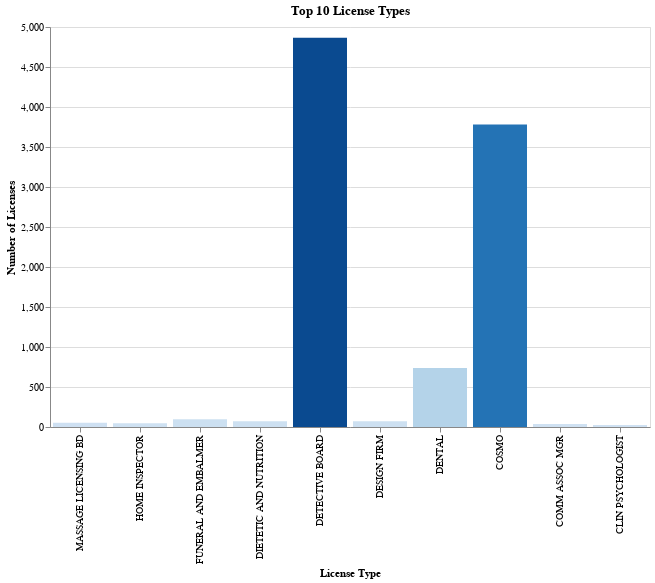

Notebook code cell kept with this figure:
### Code cell
print("\nVisualization 1: Top 10 License Types")
print("This bar chart shows the top 10 license types by their count.")


top_license_types = (df["License Type"].value_counts().head(10).reset_index().rename(columns={"index": "License Type", "Description": "License Type"}))

print("\nTop 10 License Types Data:")
print(top_license_types)

bar_chart = (
    alt.Chart(top_license_types)
    .mark_bar()
    .encode(
        y=alt.Y("count:Q", title="Number of Licenses"),
        x=alt.X("License Type:N", sort="-x", title="License Type"),
        color=alt.Color("count:Q", legend=None),
        tooltip=["License Type:N", "count:Q"],
    )
    .properties(
        width=600,
        height=400,
        title="Top 10 License Types"
    )
)

bar_chart.display()

### Figure 1 — Vega-Lite specification as saved in the notebook (floating-point values rounded to 4 significant figures)
{"config": {"view": {"continuousWidth": 300, "continuousHeight": 300}}, "data": {"name": "data-1a9417cde58be1d6f7c857ae6f15c141"}, "mark": {"type": "bar"}, "encoding": {"color": {"field": "count", "legend": null, "type": "quantitative"}, "tooltip": [{"field": "License Type", "type": "nominal"}, {"field": "count", "type": "quantitative"}], "x": {"field": "License Type", "sort": "-x", "title": "License Type", "type": "nominal"}, "y": {"field": "count", "title": "Number of Licenses", "type": "quantitative"}}, "height": 400, "title": "Top 10 License Types", "width": 600, "$schema": "https://vega.github.io/schema/vega-lite/v5.20.1.json", "datasets": {"data-1a9417cde58be1d6f7c857ae6f15c141": [{"License Type": "DETECTIVE BOARD", "count": 4867}, {"License Type": "COSMO", "count": 3781}, {"License Type": "DENTAL", "count": 739}, {"License Type": "FUNERAL AND EMBALMER", "count": 98}, {"License Type": "DIETETIC AND NUTRITION", "count": 73}, {"License Type": "DESIGN FIRM", "count": 71}, {"License Type": "MASSAGE LICENSING BD", "count": 52}, {"License Type": "HOME INSPECTOR", "count": 46}, {"License Type": "COMM ASSOC MGR", "count": 37}, {"License Type": "CLIN PSYCHOLOGIST", "count": 24}]}}
